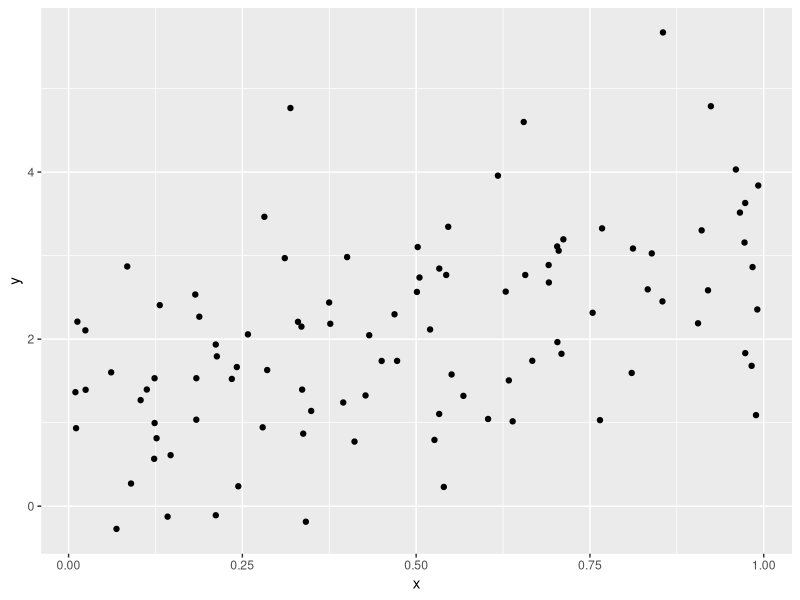

This chart was generated by the following R code:
## ---- chunk 1
library(tidyverse)
plot_df=
  tibble(
    x=runif(100),
    y=1+2*x+rnorm(100)
  )

plot_df |> 
  ggplot(aes(x=x,y=y))+
  geom_point()
